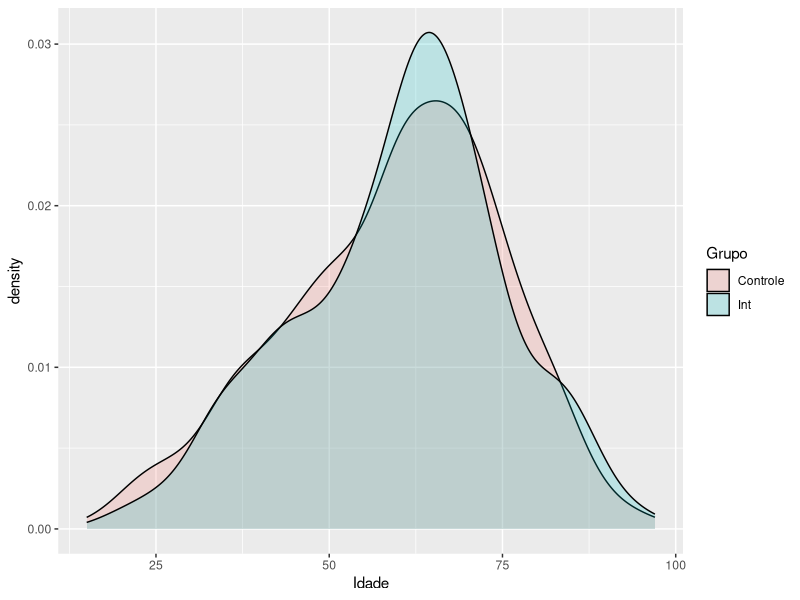
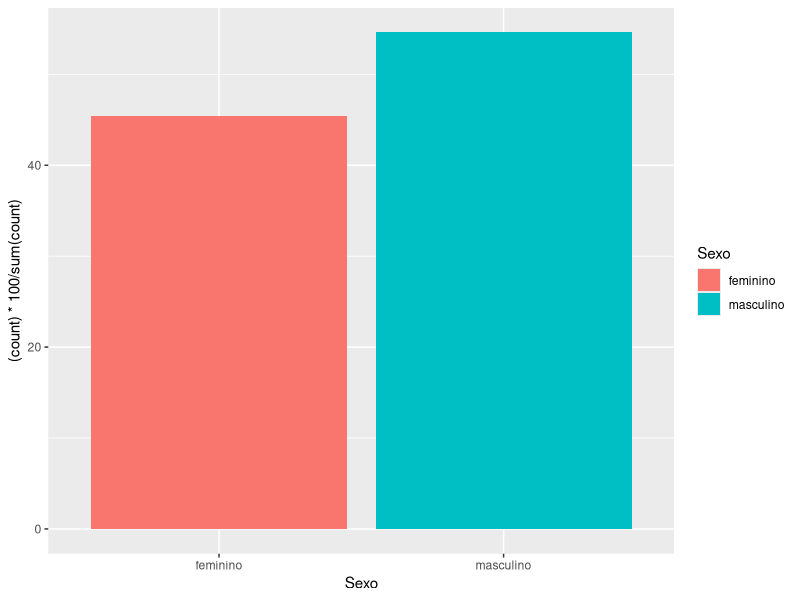
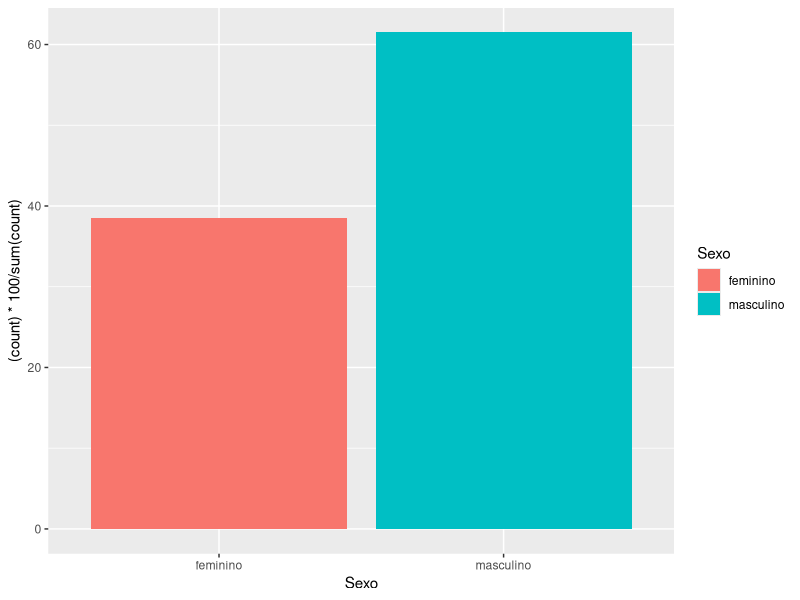
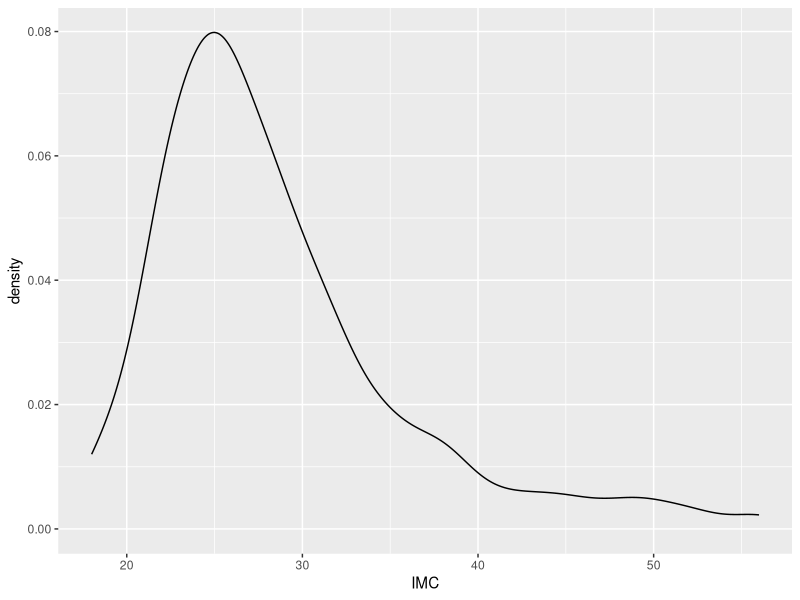
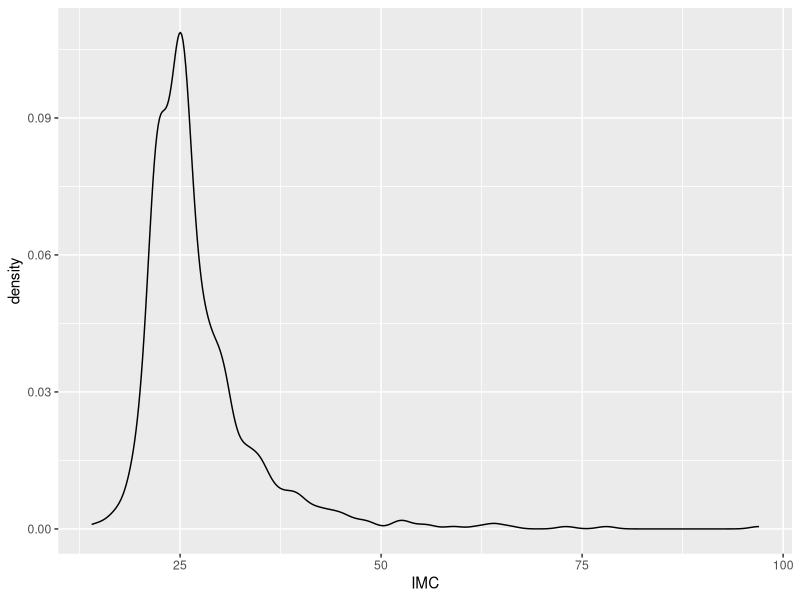
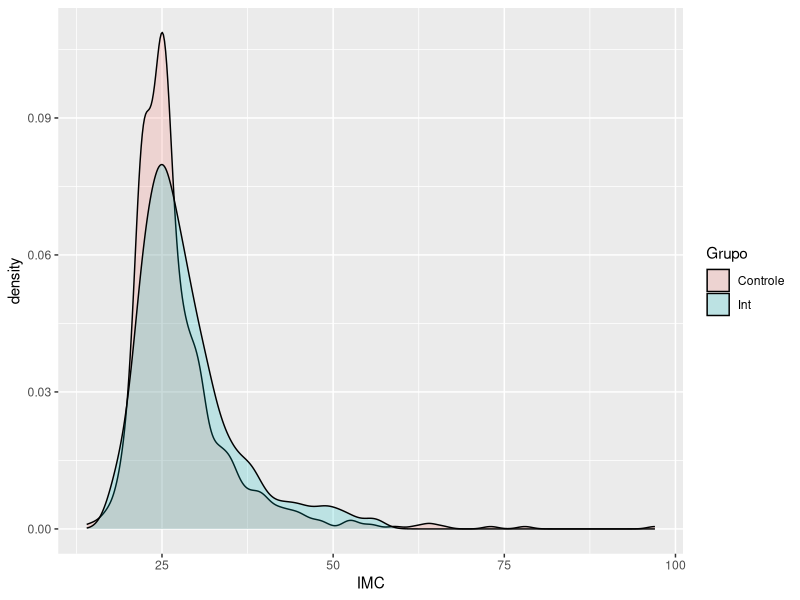

Reproduce these figures in R, in order.
## ---- chunk 1
knitr::opts_chunk$set(echo = TRUE)
## ---- chunk 2
library(tidyverse)
library(readxl)
library(skimr)
df <- read_excel("../epicov_inicial.xlsx")
## Definindo o data frame apenas com paciente que usaram VNI e/ou CNAF pré-IOT
df_pre <- filter(df, `Usou VNI pre IOT?` == "Yes" | `Usou CNAF pre IOT?` == "Yes")
## Data frame apenas com paciente que não usaram VNI/CNAF pré-IOT
df_npre <- filter(df, `Usou VNI pre IOT?` == "No" & `Usou CNAF pre IOT?` == "No")
## Data total com coluna de grupos
df_pre$Grupo <- c("Int")
df_npre$Grupo <- c("Controle")
df_pret <- rbind(df_pre, df_npre)
## ---- chunk 3
as.data.frame(skim(df_pre$Idade))
## ---- chunk 4
as.data.frame(skim(df_npre$Idade))
## ---- chunk 5
#Grupo Intervenção
shapiro.test(df_pre$Idade)
shapiro.test(df_npre$Idade)
## ---- chunk 6
ggplot(df_pret, aes(Idade, fill=Grupo)) +
  geom_density(alpha=0.2)
wilcox.test(df_pre$Idade, df_npre$Idade)
## ---- chunk 7
as.data.frame(skim(df_pre$Sexo))
table(df_pre$Sexo)
prop.table(table(df_pre$Sexo))
ggplot(data=df_pre, aes(x=Sexo, y=(..count..)*100/sum(..count..), fill=Sexo))+
  geom_bar()
## ---- chunk 8
as.data.frame(skim(df_npre$Sexo))
table(df_npre$Sexo)
prop.table(table(df_npre$Sexo))
ggplot(data=df_npre, aes(x=Sexo, y=(..count..)*100/sum(..count..), fill=Sexo))+
  geom_bar()
## ---- chunk 9
t1 <- select(df_pre, Sexo, Grupo)
t1
t2 <- select(df_npre, Sexo, Grupo)
t2
t3 <- rbind(t1, t2)
chisq.test(table(t3))
## ---- chunk 10
as.data.frame(skim(df_pre$IMC))
ggplot(data=df_pre, aes(x=IMC))+
  geom_density()
## ---- chunk 11
as.data.frame(skim(df_npre$IMC))
ggplot(data=df_npre, aes(x=IMC))+
  geom_density()
## ---- chunk 12
ggplot(data=df_pret, aes(x=IMC, fill=Grupo)) +
  geom_density(alpha=0.2)
shapiro.test(df_pre$IMC)
shapiro.test(df_npre$IMC)
wilcox.test(df_pre$IMC, df_npre$IMC)
## ---- chunk 13
as.data.frame(skim(df_pre$`Data do início dos sintomas`))
as.data.frame(skim(df_pre$`Data de admissão hospitalar no HC`))
mean(difftime(df_pre$`Data de admissão hospitalar no HC`, df_pre$`Data do início dos sintomas`, units = "days"))
## ---- chunk 14
as.data.frame(skim(df_npre$`Data do início dos sintomas`))
as.data.frame(skim(df_npre$`Data de admissão hospitalar no HC`))
mean(difftime(df_npre$`Data de admissão hospitalar no HC`, df_npre$`Data do início dos sintomas`, units = "days"))
## ---- chunk 15
as.data.frame(skim(df_pre$`Data do início dos sintomas`))
as.data.frame(skim(df_pre$`Data de admissão UTI`))
mean(difftime(df_pre$`Data de admissão UTI`, df_pre$`Data do início dos sintomas`, units = "days"))
## ---- chunk 16
as.data.frame(skim(df_npre$`Data do início dos sintomas`))
as.data.frame(skim(df_npre$`Data de admissão UTI`))
mean(difftime(df_npre$`Data de admissão UTI`, df_npre$`Data do início dos sintomas`, units = "days"))
## ---- chunk 17
as.data.frame(skim(df_pre$`Data de admissão hospitalar no HC`))
as.data.frame(skim(df_pre$`Data de admissão UTI`))
mean(difftime(df_pre$`Data de admissão UTI`, df_pre$`Data de admissão hospitalar no HC`, units = "days"))
## ---- chunk 18
as.data.frame(skim(df_npre$`Data de admissão hospitalar no HC`))
as.data.frame(skim(df_npre$`Data de admissão UTI`))
mean(difftime(df_npre$`Data de admissão UTI`, df_npre$`Data de admissão hospitalar no HC`, units = "days"))
